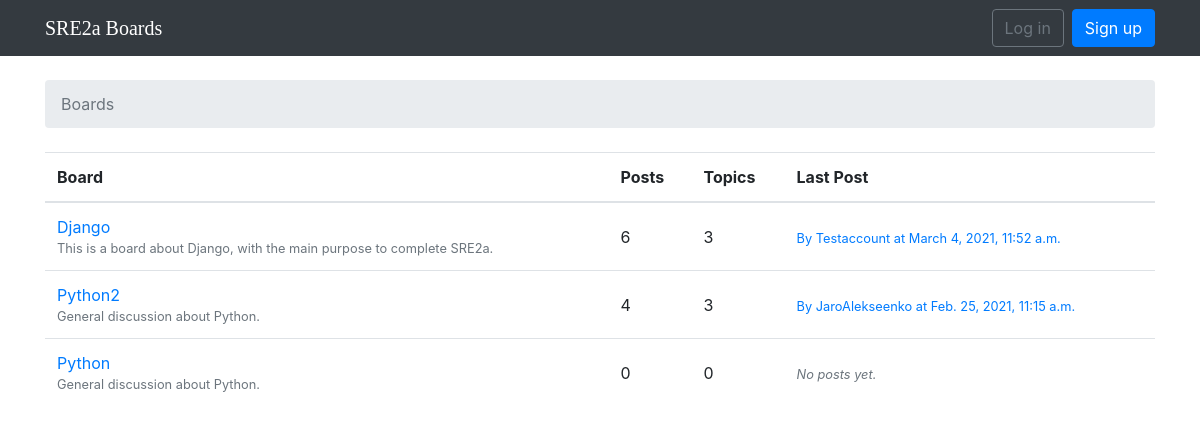
The page / on the database its author committed.
### boards/models.py (models this page shows, shortened)
class Board(models.Model):
    name = models.CharField(max_length=30, unique=True)
    description = models.CharField(max_length=100)
    def get_posts_count(self):
        return Post.objects.filter(topic__board=self).count()
    def get_last_post(self):
        return Post.objects.filter(topic__board=self).order_by('-created_at').first()

class Post(models.Model):
    message = models.TextField(max_length=4000)
    topic = models.ForeignKey(Topic, related_name='posts', on_delete=models.CASCADE)
    created_at = models.DateTimeField(auto_now_add=True)
    updated_at = models.DateTimeField(null=True)
    created_by = models.ForeignKey(User, related_name='posts', on_delete=models.CASCADE)
    updated_by = models.ForeignKey(User, null=True, related_name='+', on_delete=models.CASCADE)

### boards/views.py (the view)
# urls.py: 2. Add a URL to urlpatterns:  path('', views.home, name='home')
def home(request):
    boards = Board.objects.all()
    return render(request, 'home.html', {'boards': boards})

### templates/home.html (shortened to what this page needs)
{% extends 'base.html' %}
{% block breadcrumb %}
  <li class="breadcrumb-item active">Boards</li>
{% endblock %}
{% block content %}
  <table class="table">
    <thead class="thead-inverse">
      <tr>
        <th>Board</th>
        <th>Posts</th>
        <th>Topics</th>
        <th>Last Post</th>
      </tr>
    </thead>
    <tbody>
      {% for board in boards %}
        <tr>
          <td>
            <a href="{% url 'board_topics' board.pk %}">{{ board.name }}</a>
            <small class="text-muted d-block">{{ board.description }}</small>
          </td>
          <td class="align-middle">
            {{ board.get_posts_count }}
          </td>
          <td class="align-middle">
            {{ board.topics.count }}
          </td>
          <td class="align-middle">
            {% with post=board.get_last_post %}
            {% if post %}
           <small>
          <a href="{% url 'topic_posts' board.pk post.topic.pk %}">
              By {{ post.created_by.username }} at {{ post.created_at }}
              </a>
              </small>
              {% else %}
              <small class="text-muted">
                <em>No posts yet.</em>
              </small>
             {% endif %}
            {% endwith %}
          </td>
        </tr>
      {% endfor %}
    </tbody>
  </table>
{% endblock %}

### rows shown on the page
Board: name "Django", description "This is a board about Django, with the main purpose to complete SRE2a.", get_posts_count "6", topics.count "3", get_last_post.created_by.username "Testaccount", get_last_post.created_at "March 4, 2021, 11:52 a.m."
Board: name "Python2", description "General discussion about Python.", get_posts_count "4", topics.count "3", get_last_post.created_by.username "JaroAlekseenko", get_last_post.created_at "Feb. 25, 2021, 11:15 a.m."
Board: name "Python", description "General discussion about Python.", get_posts_count "0", topics.count "0", shows "No posts yet."
